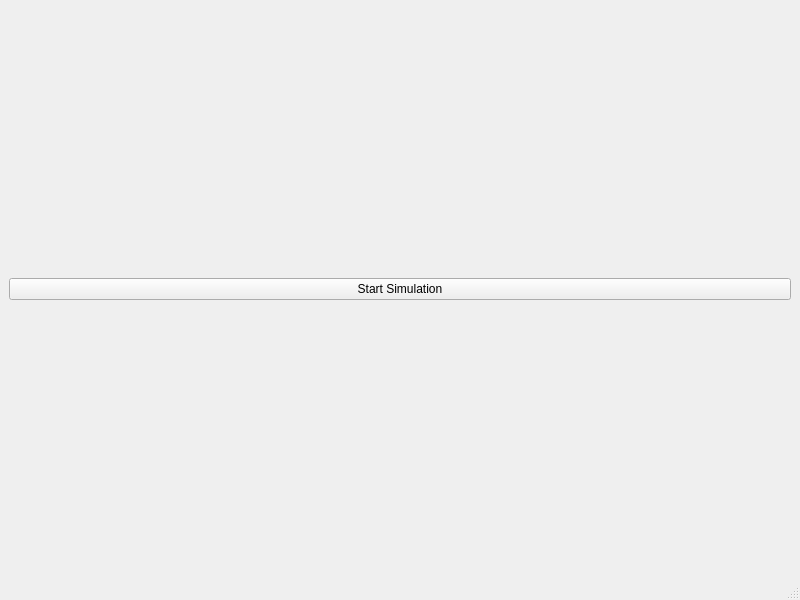
<?xml version="1.0" encoding="UTF-8"?>
<ui version="4.0">
 <class>MainWindow</class>
 <widget class="QMainWindow" name="MainWindow">
  <property name="geometry">
   <rect>
    <x>0</x>
    <y>0</y>
    <width>800</width>
    <height>600</height>
   </rect>
  </property>
  <property name="windowTitle">
   <string>MainWindow</string>
  </property>
  <widget class="QWidget" name="centralwidget">
   <layout class="QHBoxLayout" name="horizontalLayout_2">
    <item>
     <layout class="QVBoxLayout" name="editLayout"/>
    </item>
    <item>
     <layout class="QVBoxLayout" name="floorLayout">
      <item>
       <widget class="QPushButton" name="startButton">
        <property name="text">
         <string>Start Simulation</string>
        </property>
       </widget>
      </item>
     </layout>
    </item>
   </layout>
  </widget>
  <widget class="QMenuBar" name="menubar">
   <property name="geometry">
    <rect>
     <x>0</x>
     <y>0</y>
     <width>800</width>
     <height>21</height>
    </rect>
   </property>
  </widget>
  <widget class="QStatusBar" name="statusbar"/>
 </widget>
 <resources/>
 <connections/>
</ui>
